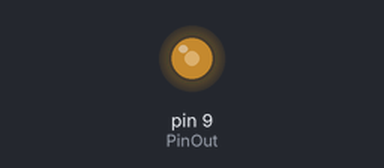
Bench run of a sketch on a simulated Arduino Uno, built with avr-gcc and run on an emulated ATmega328P. Parts: output pins drawn as LEDs (lit = HIGH).

Above: at 0.1 s.
Timing chart, 0 to 1.6 s (numbered marks = the images above):
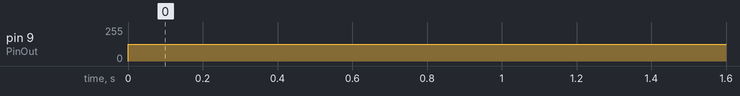

The sketch:

dutyCycle.ino
```cpp
int PinOut = 9;
int DutyCycle = 127; //Max 255
void setup() {
  // put your setup code here, to run once:
  pinMode(PinOut,OUTPUT);
}

void loop() {
  // put your main code here, to run repeatedly:
  analogWrite(PinOut,DutyCycle);
  delay(1);
}
```

Measured:
- by itself, pin 9 (PinOut): 0/255 → 127/255 at 0.00 s
